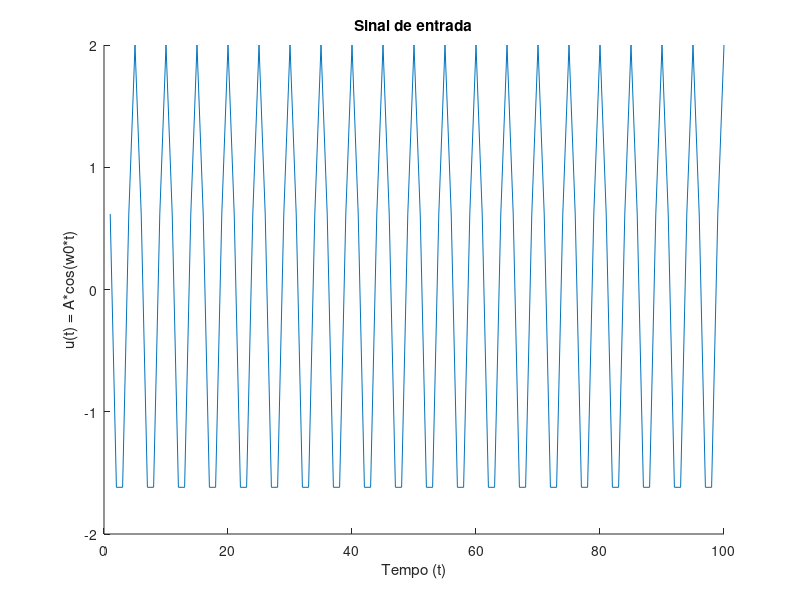
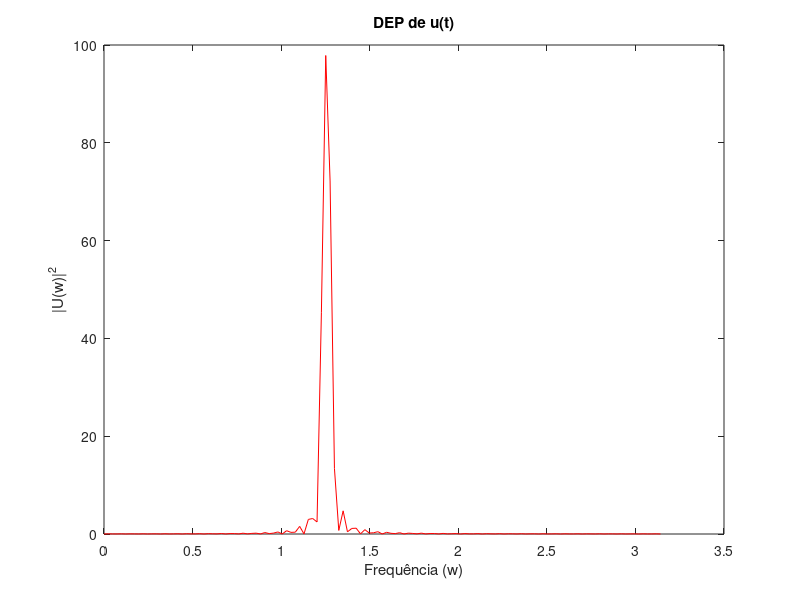

These figures' MATLAB source, in order:
%Nelson Campos
% Systems Identification 
% Example 2.1 of the book System Identification: Theory for the User (2nd Edition).

clc
close all
clear all

N0 = 5;
s = 20;
N = s*N0;
A = 2;
t = [1:1:N];
w0 = 2*pi/N0;

u = A*cos(w0*t);

figure(1)
hold on
plot(t,u), xlabel('Tempo (t)'),ylabel('u(t) = A*cos(w0*t)'), title('Sinal de entrada')

t=1:N;
w=linspace(0,pi,129);
for index_w=1:size(w,2)
    Un(index_w)=sum(u.*exp(-i*w(index_w)*t));
end
Un=1/sqrt(N)*Un;

figure(2)
plot(w,abs(Un).^2,'r'),xlabel('Frequência (w)'),ylabel('|U(w)|^2'), title('DEP de u(t)')

hold off
